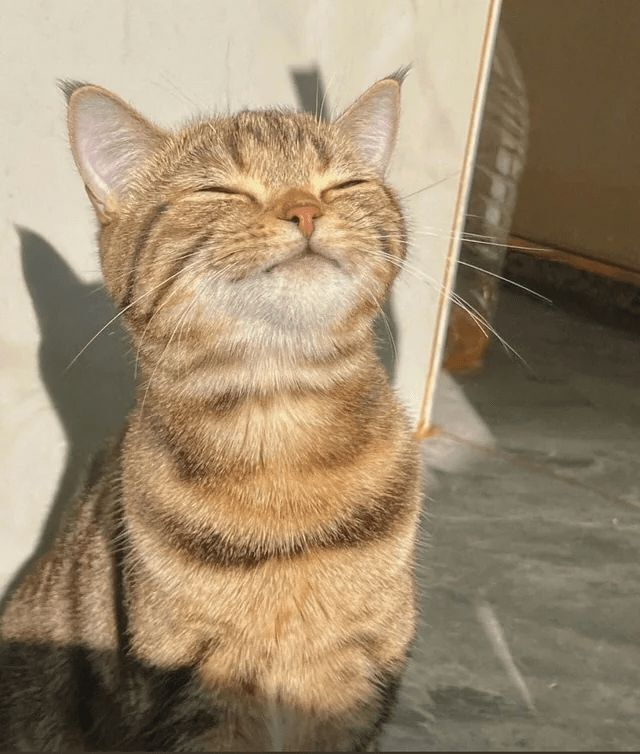
#> input picture edgedetection/cat.jpg, 640 x 754 px
$ python Edgedetection.py
#> lines starting #> are read from the running program, lines starting #| are printed output that depends on the picture
from PIL import Image
import numpy as np
import matplotlib.pyplot as plt
import cv2

img = np.array(Image.open('cat.jpg'))
#> img is the input picture: shape (754, 640, 3); mean R, G, B 156.1, 137.8, 111.1
plt.imshow(img)

def sobelKernel(img):
    x = np.array([[-1,0,1],
                  [-2,0,2],
                  [-1,0,1]])
    y = np.array([[1,2,1],
                  [0,0,0],
                  [-1,-2,-1]])
    if len(img.shape)==3:
        img = np.mean(img,axis=2)
    gradX = conv2d(img,x)
    gradY = conv2d(img,y)
    gMagnitude = np.sqrt(gradX**2+gradY**2)

    return gMagnitude

def prewittKernel(img):
    x = np.array([[-1,0,1],
                  [-1,0,1],
                  [-1,0,1]])
    y = np.array([[-1,-1,-1],
                  [0,0,0],
                  [1,1,1]])
    if len(img.shape)==3:
        img = np.mean(img,axis=2)
    gradX = conv2d(img,x)
    gradY = conv2d(img,y)
    gMagnitude = np.sqrt(gradX**2+gradY**2)

    return gMagnitude

def cannyKernel(img,lowthresh,hightresh):
    blur = cv2.GaussianBlur(img,(5,5),0)
    edge = cv2.Canny(blur,lowthresh,hightresh)
    return edge

def conv2d(img,kernel):
    kernel = np.flipud(np.fliplr(kernel))
    height,width = kernel.shape
    padding = np.pad(img,pad_width=((1,1),(1,1)),mode="constant",constant_values=0)
    outImg = np.zeros_like(img)
    for i in range(img.shape[0]):
        for j in range(img.shape[1]):
            outImg[i,j] = np.sum(padding[i:i+height,j:j+width]*kernel)

    return outImg

sobel = sobelKernel(img)
#> in sobelKernel, `img = np.mean(img,axis=2)`:
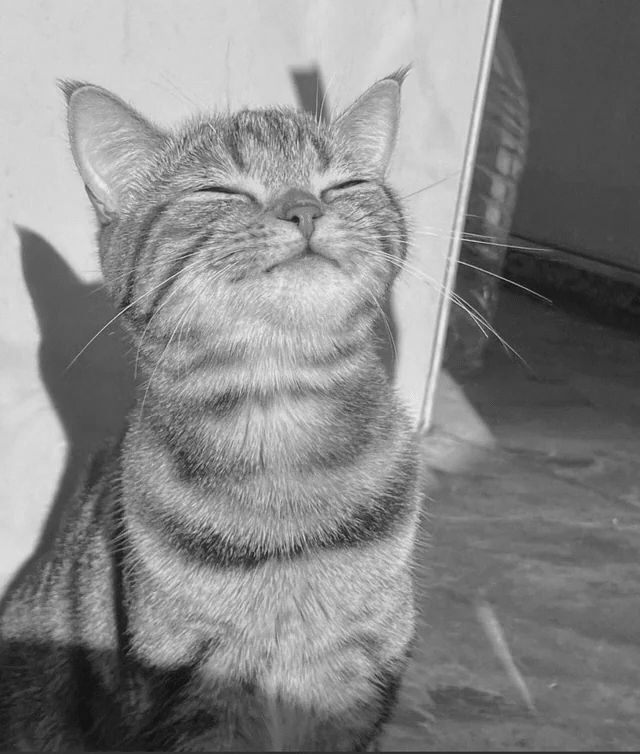
#> img: shape (754, 640) float64; min 8.67, max 239, mean 135
#> after the loop in conv2d, `for i in range(img.shape[0]):`:
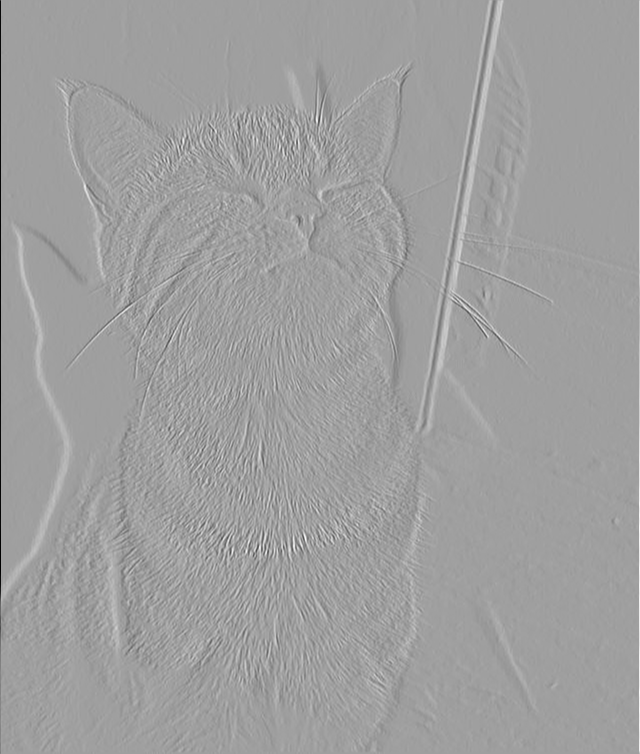
#> outImg: shape (754, 640) float64; min -888.3, max 533, mean 0.6; drawn with min black and max white
#> after the loop in conv2d (call 2), `for i in range(img.shape[0]):`:
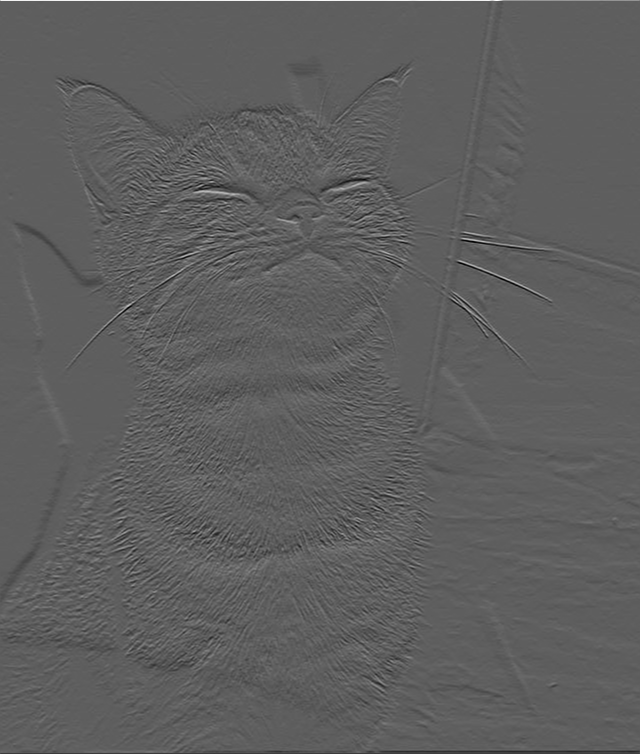
#> outImg: shape (754, 640) float64; min -540, max 912.3, mean -0.7; drawn with min black and max white
#> in sobelKernel, `gMagnitude = np.sqrt(gradX**2+gradY**2)`:
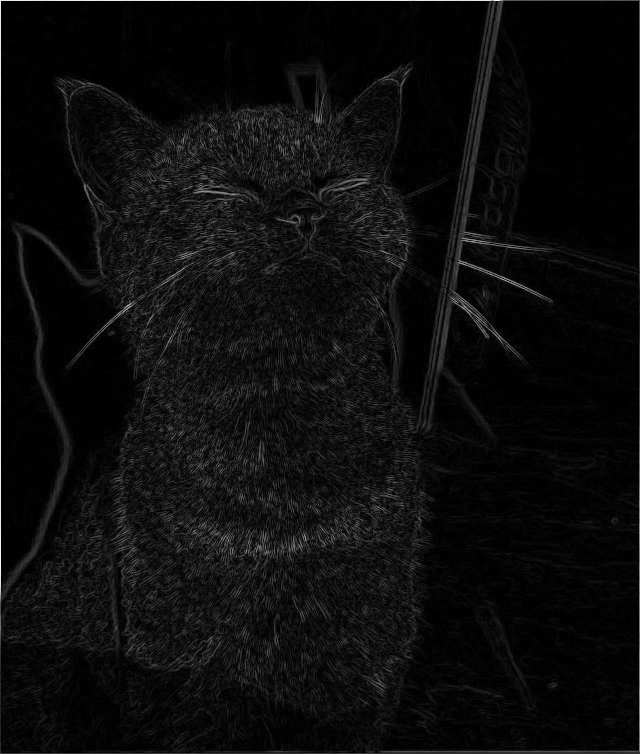
#> gMagnitude: shape (754, 640) float64; min 0, max 913.4, mean 47.4; drawn with min black and max white
plt.title("SOBEL")
plt.imshow(sobel, cmap='gray')

prew = prewittKernel(img)
#> after the loop in conv2d (call 4), `for i in range(img.shape[0]):`:
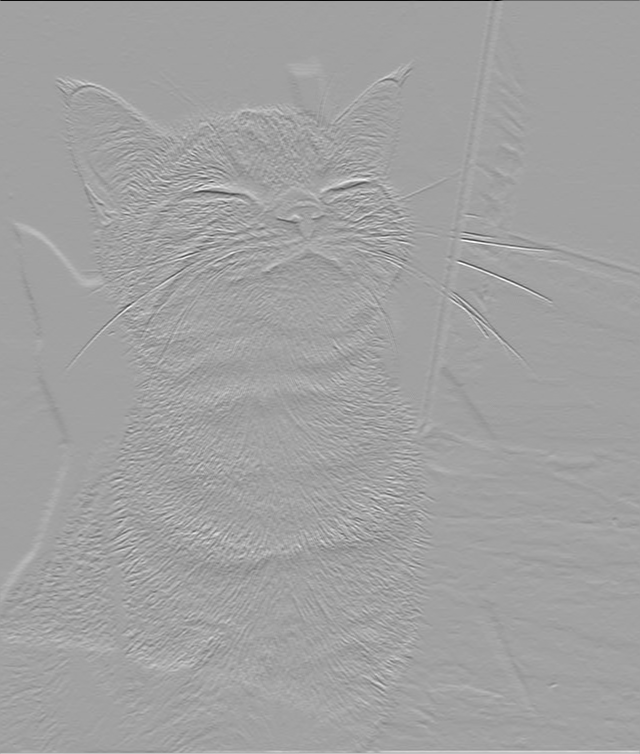
#> outImg: shape (754, 640) float64; min -681.3, max 395, mean 0.5; drawn with min black and max white
plt.title("PREWITT")
plt.imshow(prew,cmap="gray")

low_threshold = 30
high_threshold = 80
canny = cannyKernel(img,low_threshold,high_threshold)
#> in cannyKernel, `edge = cv2.Canny(blur,lowthresh,hightresh)`:
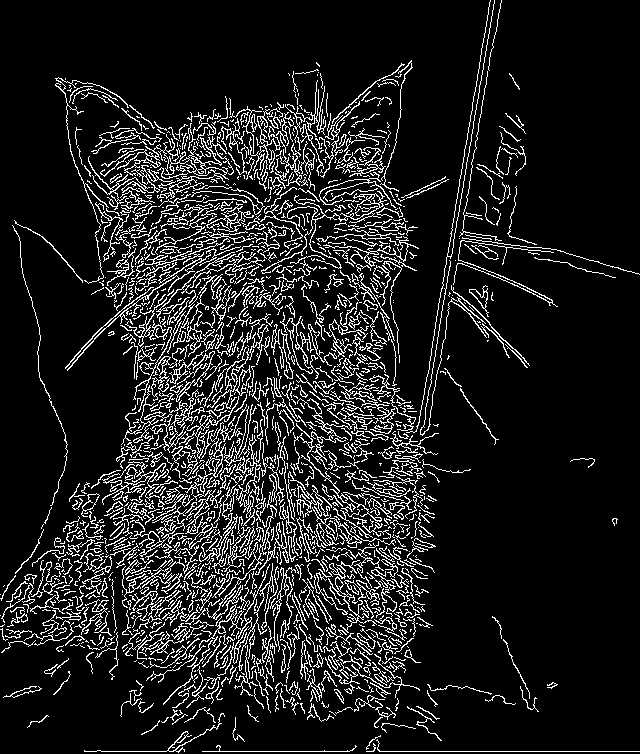
#> edge: shape (754, 640); 11.9% white in thin lines or dots
plt.title("CANNY")
plt.imshow(canny.astype(np.uint8),cmap="gray")
